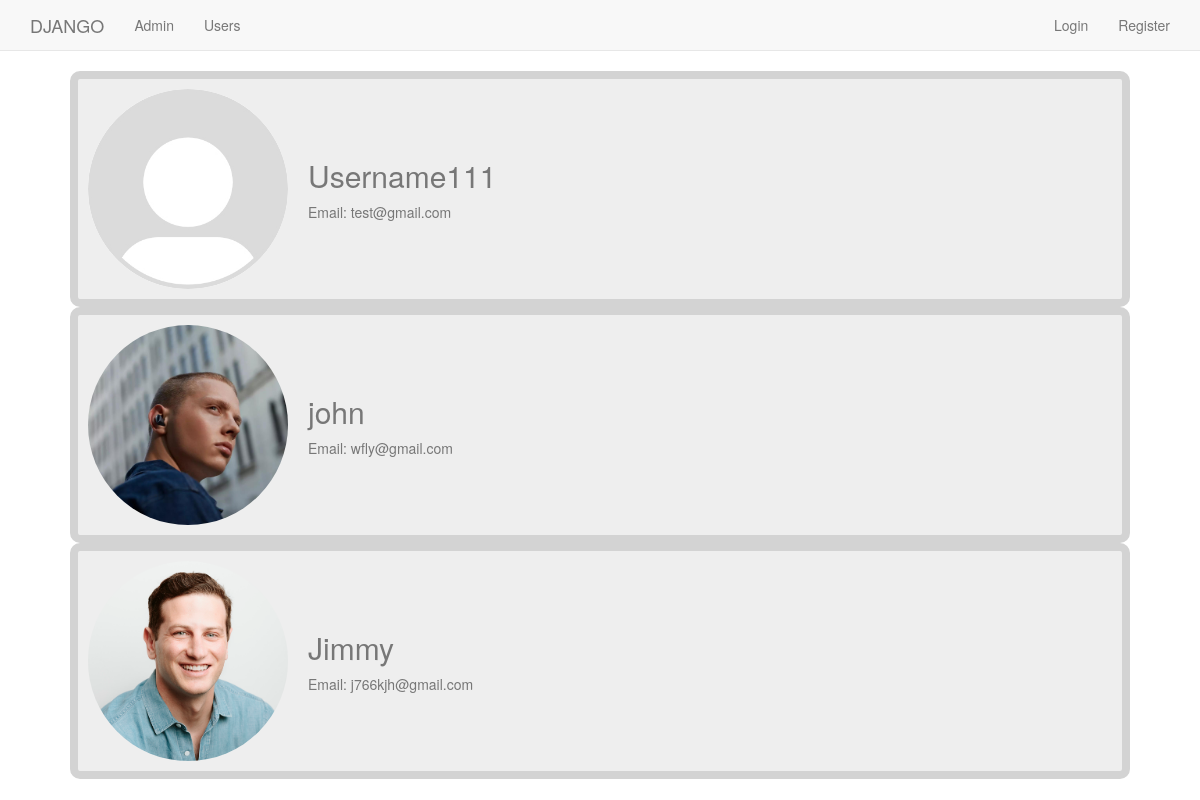
/users/, run on the app's committed database.
### basic_app/models.py (models this page shows, shortened)
class UserProfile(models.Model):
    user = models.OneToOneField(User,on_delete=models.CASCADE,related_name='profile')
    profile_pic = models.ImageField(upload_to='profile_pics',blank=True)

### basic_app/views.py (the view)
# urls.py: path('users/',views.users,name='users'),
def users(request):
    users_list = UserProfile.objects.order_by("user")
    return render(request, 'basic_app/users.html', {"users_list": users_list})

### templates/basic_app/users.html
{% extends 'basic_app/base.html' %}
{% block body_block %}
{% if users_list %}
    {% for record in users_list %}
        <div class="profile-container">
            <img src="{{ record.profile_pic.url }}" class="profile-image">
            <div class="text-container">
                <h2 class="text-style">{{ record.user.username }}</h2>
                <p class="text-style">Email: {{ record.user.email }}</p>
            </div>
        </div>
    {% endfor %}
{% else %}
    <p>NO USERS FOUND!</p>
{% endif %}
{% endblock %}

### templates/basic_app/base.html (shortened to what this page needs)
<!DOCTYPE html>
{% load static %}
<html lang="en">
<head>
    <link rel="stylesheet" href="https://maxcdn.bootstrapcdn.com/bootstrap/3.3.7/css/bootstrap.min.css"
>
    <link rel="stylesheet" href="{% static 'basic_app/mystyle.css' %}">
</head>
<body>
    <nav class="navbar navbar-default navbar-static-top">
        <div class="container">
            <ul class="nav navbar-nav">
                <li><a class="navbar-brand" href="{% url 'index' %}">DJANGO</a></li>
                <li><a class="navbar-link" href="{% url 'admin:index' %}">Admin</a></li>
                <li><a class="navbar-link" href="{% url 'users' %}">Users</a></li>
            </ul>
            <ul class="nav navbar-nav navbar-right">
                {% if user.is_authenticated %}
                    <li><a class="navbar-link" href="{% url 'logout' %}">Logout</a></li>
                {% else %}
                    <li><a class="navbar-link" href="{% url 'basic_app:user_login' %}">Login</a></li>
                {% endif %}
                <li><a class="navbar-link" href="{% url 'basic_app:register' %}">Register</a></li>
            </ul>
        </div>
    </nav>
    <div class="container">
        {% block body_block %}
        {% endblock %}
    </div>
</body>
</html>

### static/basic_app/mystyle.css (style rules this page uses)
.profile-container { display: flex; margin-left: 40px; margin-right: 40px; border: 8px solid #d3d3d3; border-radius: 10px; padding: 10px; background-color: #eee; }
.profile-image { width: 200px; height: 200px; border-radius: 50%; }
.text-container { margin-top: 50px; margin-left: 20px; }
.text-style { color:#777; }

### data on the page
UserProfile: profile_pic (placeholder picture), user.username "Username111", user.email "test@gmail.com"
UserProfile: profile_pic (picture), user.username "john", user.email "wfly@gmail.com"
UserProfile: profile_pic (picture), user.username "Jimmy", user.email "j766kjh@gmail.com"
